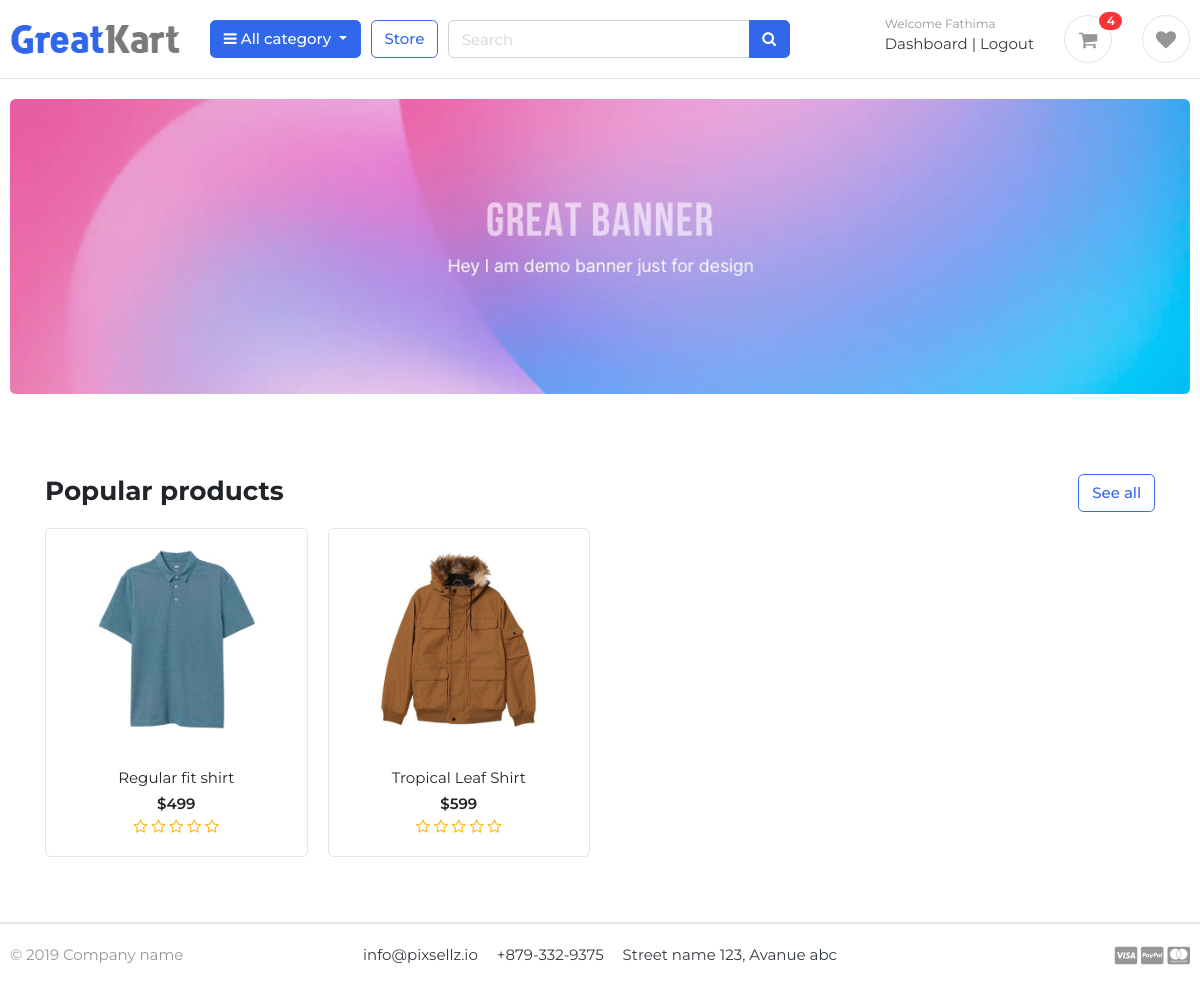
Page / (signed in) on the committed database.
### accounts/models.py (models this page shows, shortened)
class Account(AbstractBaseUser):
    first_name = models.CharField(max_length=50)
    last_name = models.CharField(max_length=50)
    username = models.CharField(max_length=50, unique=True)
    email = models.EmailField(max_length=100, unique=True)
    phone_number = models.CharField(max_length=15, default='')
    address_line_1 = models.CharField(max_length=200, blank=True)
    address_line_2 = models.CharField(max_length=200, blank=True)
    profile_picture = models.ImageField(blank=True, upload_to='userprofile')
    city = models.CharField(max_length=20, blank=True)
    state = models.CharField(max_length=20, blank=True)
    country = models.CharField(max_length=20, blank=True)
    wallet= models.DecimalField(max_digits=10, decimal_places=2, default=0.00)
    date_joined = models.DateTimeField(auto_now_add=True)
    last_login = models.DateTimeField(auto_now_add=True)
    is_active = models.BooleanField(default=True)
    is_admin = models.BooleanField(default=False)
    is_staff = models.BooleanField(default=False)
    is_superadmin = models.BooleanField(default=False)
    is_verified = models.BooleanField(default=False)
    is_blocked = models.BooleanField(default=False)
    USERNAME_FIELD = 'email'
    REQUIRED_FIELDS = ['username', 'first_name', 'last_name']
    objects = MyAccountManager()

### store/models.py (models this page shows, shortened)
class Product(models.Model):
    product_name = models.CharField(max_length=200, unique=True)
    slug = models.SlugField(max_length=200, unique=True)
    description = models.TextField(max_length=500, blank=True)
    price = models.IntegerField()
    image = models.ImageField(upload_to='photos/products')
    stock = models.IntegerField(default=0)
    is_available = models.BooleanField(default=True)
    category = models.ForeignKey(Category, on_delete=models.CASCADE)
    created_date = models.DateTimeField(auto_now_add=True)
    modified_date = models.DateTimeField(auto_now=True)
    deleted = models.BooleanField(default=False)
    def get_url(self):
        return reverse('product_detail', args=[self.category.slug, self.slug])
    def averageReview(self):
        reviews = ReviewRating.objects.filter(product=self, status=True).aggregate(average=Avg('ratings'))
        avg = 0
        if reviews['average'] is not None:
            avg = float(reviews['average'])
        return avg

### greatkart/views.py (the view)
# urls.py: 2. Add a URL to urlpatterns:  path('', views.home, name='home')
def home(request):
    products = Product.objects.all().filter(deleted=False, category__deleted=False).order_by('created_date')
    for product in products:
        reviews = ReviewRating.objects.filter(product_id=product.id, status=True)
    reviews = None
    context = {
        'products':products,
        'reviews':reviews,
        }
    return render(request, 'home.html', context)

### carts/context_processors.py (called while the page is built)
def counter(request):
    cart_count = 0
    if 'admin' in request.path:
        return {}
    else:
        try:
            cart = Cart.objects.filter(cart_id=_cart_id(request))
            if request.user.is_authenticated:
                cart_items = CartItem.objects.all().filter(user=request.user)
            else:
                cart_items = CartItem.objects.all().filter(cart=cart[:1])
            for cart_item in cart_items:
                cart_count += cart_item.quantity
        except Cart.DoesNotExist:
            cart_item = 0
    return dict(cart_count=cart_count)

def wishlist_counter(request):
    wishlist_count = 0
    if 'admin' in request.path:
        return {}
    else:
        try:
            if request.user.is_authenticated:
                wishlist = Wishlist.objects.all().filter(user=request.user)
                wishlist_count = wishlist.count()
        except Wishlist.DoesNotExist:
            wishlist_count = 0
    return {'wishlist_count': wishlist_count}

### carts/views.py (called while the page is built)
def _cart_id(request):
    cart = request.session.session_key
    if not cart:
        cart = request.session.create()
    return cart

### category/context_processors.py (called while the page is built)
def menu_links(request):
    links = Category.objects.all()
    return dict(links=links)

### category/models.py (called while the page is built)
    def get_url(self):
        return reverse('products_by_category', args=[self.slug])

### templates/home.html
{% extends "base.html" %}
{% load static %}
{% block content %}
<section class="section-intro padding-y-sm">
<div class="container">
<div class="intro-banner-wrap">
	<img src="{% static "images/banners/1.jpg" %}" class="img-fluid rounded">
</div>
</div>
</section>
<section class="section-name">
<div class="container-fluid p-5">
<header class="section-heading">
	<a href="{% url 'store' %}" class="btn btn-outline-primary float-right">See all</a>
	<h3 class="section-title">Popular products</h3>
</header>
<div class="row">
	{% for product in products  %}
	<div class="col-md-3">
		<div class="card card-product-grid text-center">
			<a href="{{ product.get_url }}" class="img-wrap p-2"> <img src="{{product.image.url}}"> </a>
			<figcaption class="info-wrap">
				<a href="{{ product.get_url }}" class="title">{{product.product_name}}</a>
				<div class="price mt-1">${{product.price}}</div>
				<div class="rating-star"><span>
                    <i class="fa fa-star{% if product.averageReview < 0.5 %}-o{% elif product.averageReview >= 0.5 and product.averageReview < 1 %}-half-o {% endif %}"></i>
                    <i class="fa fa-star{% if product.averageReview < 1.5 %}-o{% elif product.averageReview >= 1.5 and product.averageReview < 2 %}-half-o {% endif %}"></i>
                    <i class="fa fa-star{% if product.averageReview < 2.5 %}-o{% elif product.averageReview >= 2.5 and product.averageReview < 3 %}-half-o {% endif %}"></i>
                    <i class="fa fa-star{% if product.averageReview < 3.5 %}-o{% elif product.averageReview >= 3.5 and product.averageReview < 4 %}-half-o {% endif %}"></i>
                    <i class="fa fa-star{% if product.averageReview < 4.5 %}-o{% elif product.averageReview >= 4.5 and product.averageReview < 5 %}-half-o {% endif %}"></i>
                </span></div>
			</figcaption>
		</div>
	</div>
	{% endfor %}
</div>
</div>
</section>
</body>
</html>
{% endblock content %}

### templates/includes/navbar.html (shortened to what this page needs)
{% load static %}
<header class="section-header">
    <section class="header-main border-bottom">
        <div class="container">
    <div class="row align-items-center">
        <div class="col-lg-2 col-md-3 col-6">
            <a href="{% url 'home' %}" class="brand-wrap">
                <img class="logo" src="{% static "/images/logo.png" %}">
            </a>
        </div>
        <div class="col-lg col-sm col-md col-6 flex-grow-0">
            <div class="category-wrap dropdown d-inline-block float-right">
                <button type="button" class="btn btn-primary dropdown-toggle" data-toggle="dropdown">
                    <i class="fa fa-bars"></i> All category
                </button>
            </div>
        </div>
        <a href="{% url 'store' %}" class="btn btn-outline-primary">Store</a>
        <div class="col-lg  col-md-5 col-sm-12 col">
            <form action="{% url "search" %}" class="search">
                <div class="input-group w-100">
                    <input type="text" class="form-control" style="width:60%;" placeholder="Search" name="keyword">
                    <div class="input-group-append">
                      <button class="btn btn-primary" type="submit">
                        <i class="fa fa-search"></i>
                      </button>
                    </div>
                </div>
            </form>
        </div>
        <div class="col-lg-4 col-sm-6 col-8 order-2 order-lg-3">
                    <div class="d-flex justify-content-end mb-3 mb-lg-0">
                        {% if user.id is  None %}
                        <div class="widget-header">
                            <small class="title text-muted">Welcome guest!</small>
                            <div>
                                <a href="{% url 'login' %}">Sign in</a> <span class="dark-transp"> | </span>
                                <a href="{% url 'register' %}"> Register</a>
                            </div>
                        </div>
                        {% else %}
                        <div class="widget-header">
                            <small class="title text-muted">Welcome {{ user.first_name }}</small>
                            <div>
                                <a href="{% url 'dashboard' %}">Dashboard</a> <span class="dark-transp"> | </span>
                                <a href="{% url 'logout' %}"> Logout</a>
                            </div>
                        </div>
                        {% endif %}
                        <a href="{% url 'cart' %}" class="widget-header pl-3 ml-3">
                            <div class="icon icon-sm rounded-circle border"><i class="fa fa-shopping-cart"></i></div>
                            <span class="badge badge-pill badge-danger notify">{{ cart_count }}</span>
                        </a>
                        {% if user.id is not None %}
                        <a href="{% url "wishlist" %}" class="widget-header pl-3 ml-3">
                            <div class="icon icon-sm rounded-circle border"><i class="fa fa-heart"></i></div>
                        </a>
                        {% endif %}
                    </div>
                </div>
    </div>
        </div>
    </section>
    </header>

### static/css/ui.css (style rules this page uses)
html { font-family: "Inter", sans-serif; font-size: 15px; }
.img-wrap { text-align: center; display: block; }
.img-wrap img { max-width: 100%; }
.icon-xs, .icon-sm, .icon-md, .icon-lg { display: inline-block; text-align: center; flex-shrink: 0; flex-grow: 0; }
.icon-sm { width: 48px; height: 48px; line-height: 48px !important; font-size: 20px; }
.padding-y-sm { padding-top: 20px; padding-bottom: 20px; }
.section-heading { margin-bottom: 20px; margin-top: 15px; }
.section-title { color: #212529; }
.header-main { position: relative; padding-top: 1rem; padding-bottom: 1rem; }
.brand-wrap .logo, .navbar-brand .logo { margin-right: 7px; max-height: 42px; display: inline-block; }
.widget-header { display: inline-block; vertical-align: middle; position: relative; }
.widget-header a { color: #343a40; }
.widget-header i { color: #969696; }
.widget-header .title { display: block; }
.widget-header .notify { position: absolute; top: -3px; right: -10px; }
[class*=card-product] a.title { color: #212529; display: block; }
[class*=card-product] .img-wrap { overflow: hidden; position: relative; }
[class*=card-product] .img-wrap img { height: 100%; max-width: 100%; width: auto; display: inline-block; -o-object-fit: cover; object-fit: cover; }
.card-product-grid { margin-bottom: 20px; }
.card-product-grid .img-wrap { border-radius: 0.2rem 0.2rem 0 0; height: 220px; }
.card-product-grid .info-wrap { overflow: hidden; padding: 18px 20px; }
.card .img-wrap { overflow: hidden; }
.notify { position: absolute; top: -4px; right: -10px; display: inline-block; padding: 0.25em 0.6em; font-size: 12px; line-height: 1; text-align: center; border-radius: 3rem; color: #fff; background-color: #fa3434; }
.price { font-weight: 600; color: #212529; }

### static/css/custom.css (style rules this page uses)
.rating-star i { color: #ffb503; }

### rows in the picture
Account: first_name "Fathima"
Product: image (picture), product_name "Regular fit shirt", price "499"
Product: image (picture), product_name "Tropical Leaf Shirt", price "599"

### other values in the picture
{{ cart_count }} "4"
